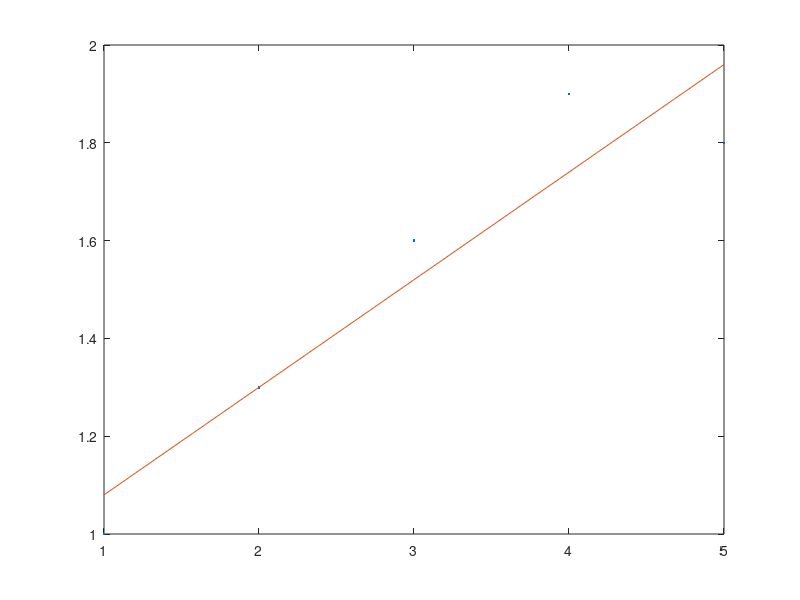

Recreate this plot in MATLAB.
clc
a = [3 2 -1; 2 -2 4; -1 0.5 -1];
b = [1 -2 0];

% one way+ to solve it is by getting the inverse times the b
% inv(a) * b'

% disp(a \ b'); % this is a more desirable way to solve linear equations

x = [1 -2 -1; 2 2 -1; -1 -1 2];
xb = [6; 1; 1];

% disp(x\xb);

a = [ 12 -9   15;
    11 -7   14;
    7   2    3;
   -4   3   11;
   -5   2    8];

b = sum(a,2); % 2 is to sum rows, 1 sums cols
b = b + [-1 2 -3 4 1]';
x = a\b;

cc = (1:5)';
y = [1; 1.3; 1.6; 1.9; 1.80];
l = length(cc); % max(size(cc));
m = [ones(l, 1), cc];
res = m\y;
disp(res);

t = linspace(1,5,50);
ss = res(1) + res(2) * t;
plot(cc, y, '.'); hold on
plot(t, ss, '-');


